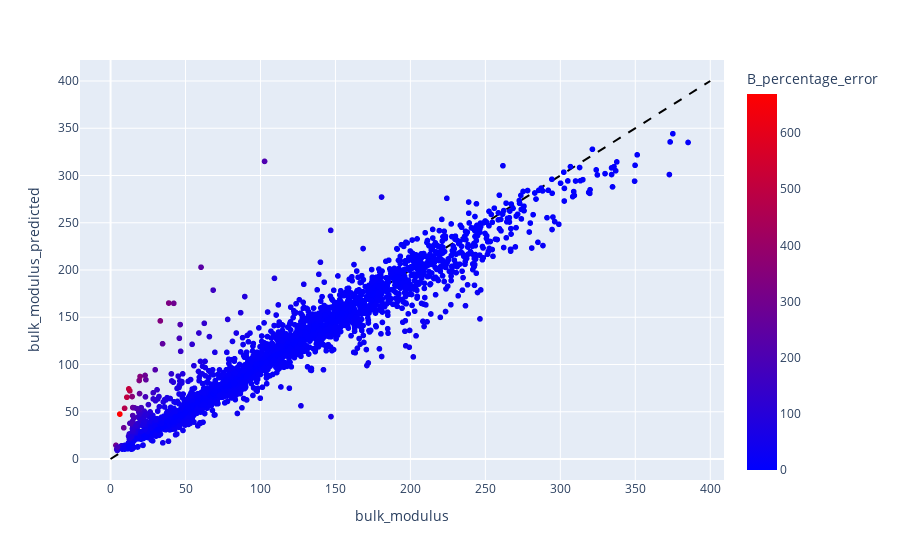

Here is the notebook cell this chart was saved with:
### Code cell
import plotly.express as px
import plotly.graph_objects as go
import plotly.io as pio


reference_line = go.Scatter(
    x=[0, 400],
    y=[0, 400],
    line=dict(color="black", dash="dash"),
    mode="lines",
    showlegend=False
)

fig = px.scatter(
    df_features, 
    x="bulk_modulus", 
    y="bulk_modulus_predicted", 
    hover_name="formula", 
    color="B_percentage_error", 
    color_continuous_scale=px.colors.sequential.Bluered,
)

fig.add_trace(reference_line)
pio.write_image(fig, 'scatter_plot.png')

fig.show()

### Figure 1 — Plotly figure (JSON) as saved in the notebook; plotly's stock layout.template omitted (floating-point values rounded to 4 significant figures; data arrays with more than 128 entries replaced by an {"elided": "..."} marker saying what was removed)
{"data": [{"hovertemplate": "<b>%{hovertext}</b><br><br>bulk_modulus=%{x}<br>bulk_modulus_predicted=%{y}<br>B_percentage_error=%{marker.color}<extra></extra>", "hovertext": {"elided": "2574 str values"}, "legendgroup": "", "marker": {"color": {"elided": "2574 float values"}, "coloraxis": "coloraxis", "symbol": "circle"}, "mode": "markers", "name": "", "showlegend": false, "type": "scattergl", "x": {"elided": "2574 float values"}, "xaxis": "x", "y": {"elided": "2574 float values"}, "yaxis": "y"}, {"line": {"color": "black", "dash": "dash"}, "mode": "lines", "showlegend": false, "type": "scatter", "x": [0, 400], "y": [0, 400]}], "layout": {"coloraxis": {"colorbar": {"title": {"text": "B_percentage_error"}}, "colorscale": [[0, "rgb(0,0,255)"], [1, "rgb(255,0,0)"]]}, "legend": {"tracegroupgap": 0}, "margin": {"t": 60}, "xaxis": {"anchor": "y", "domain": [0, 1], "title": {"text": "bulk_modulus"}}, "yaxis": {"anchor": "x", "domain": [0, 1], "title": {"text": "bulk_modulus_predicted"}}}}
